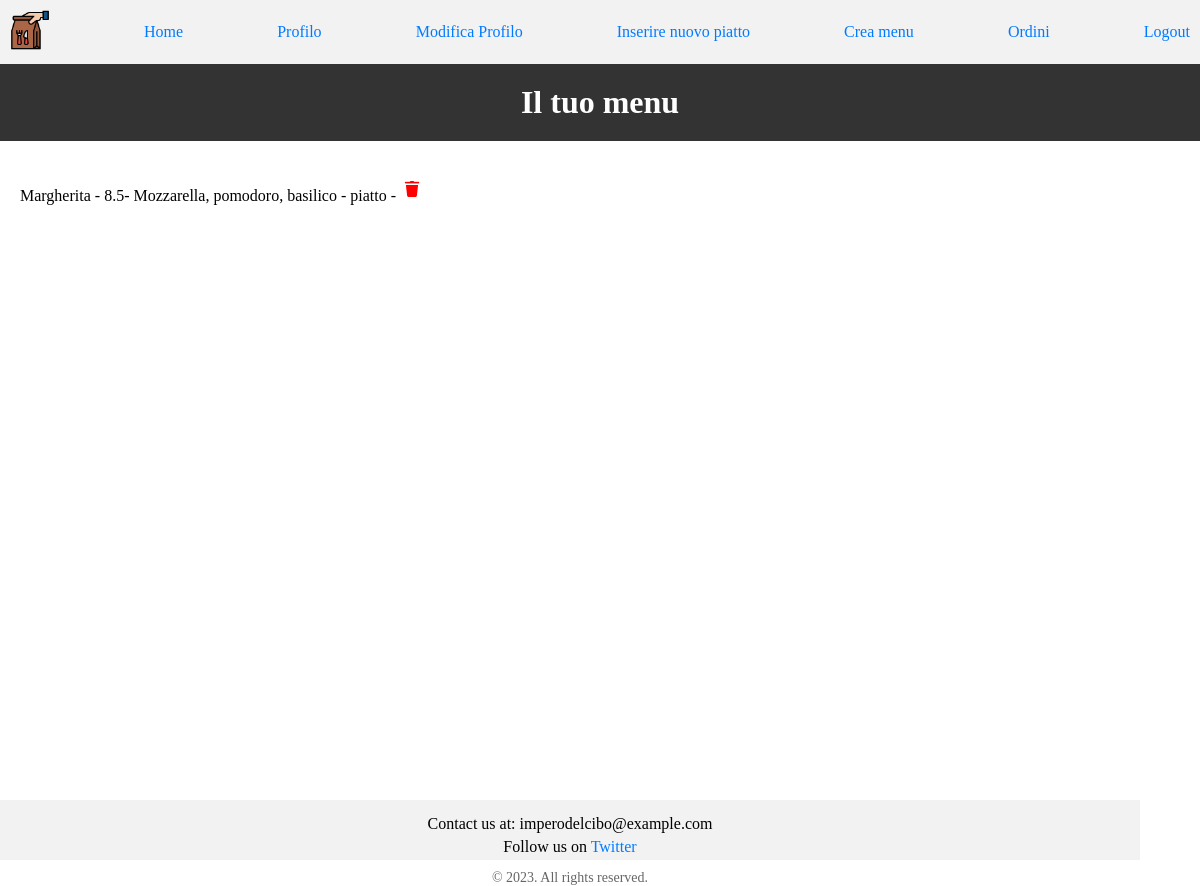
The app's page /applicativo/frontend/ristorante.php (signed in), older data.
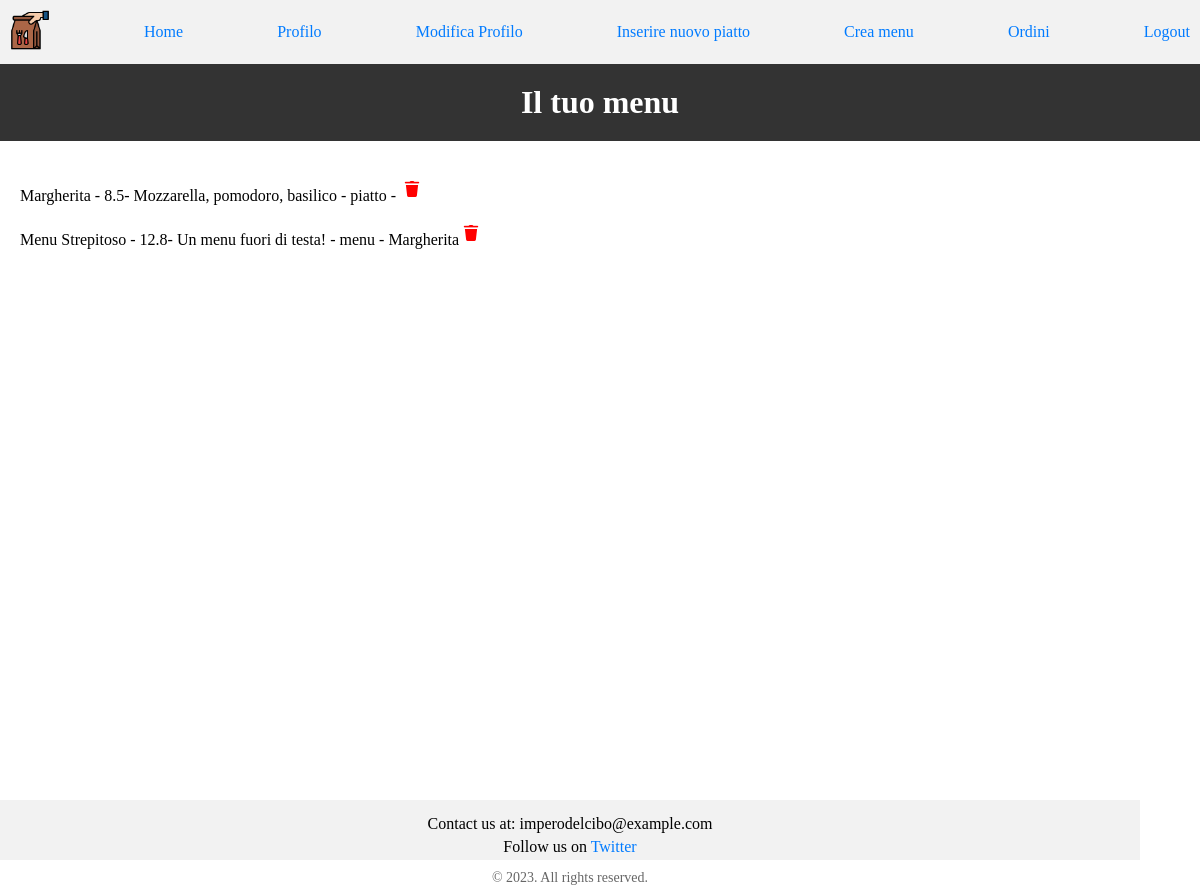
The same page, newer data.
### tables this page shows
CREATE TABLE `pietanza` (
  `nome` varchar(30) NOT NULL,
  `mail` varchar(40) NOT NULL,
  `prezzo` float(4,2) NOT NULL,
  `descrizione` tinytext NOT NULL,
  `tipo` enum('menu','piatto') NOT NULL,
  `elenco` tinytext DEFAULT NULL,
  `immagine` tinytext DEFAULT NULL
);

### applicativo/frontend/Ristorante.php (the view, shortened to what this page needs)
<?php
    include("../common/connessione.php");
?>
<!DOCTYPE html>
<html lang="it">
    <head>
        <link rel="stylesheet" type="text/css" href="../css/stile.css">
    </head>
    <body>
        <?php include("../common/navbar_ristorante.php"); ?>
        <h1>Il tuo menu</h1>
        <section class="page-content">
        <?php
        if (isset($_SESSION['utente'])) {
            $mail = $_SESSION['utente'];
            $stmt = $conn->prepare("SELECT nome,prezzo,descrizione,tipo,elenco,immagine FROM pietanza WHERE mail = ?");
            $stmt->bind_param("s", $mail);
            $stmt->execute();
            $result = $stmt->get_result();
            if ($result && $result->num_rows > 0) {
                while ($row = $result->fetch_assoc()) {
                    echo "<div class='menu-item'>";
                    echo "<p>{$row['nome']} - {$row['prezzo']}- {$row['descrizione']} - {$row['tipo']} - {$row['elenco']}";
                    echo "<img src='../immagini/delete-icon2.png' onclick=\"confirmDelete('{$row['nome']}', '{$row['prezzo']}', '{$row['descrizione']}')\" alt='Delete'></img></p>";
        ?>
                    <?php
                    echo "</div>";
                }
            } else {
                echo "No menu items found.";
            }
        } else {
            header("Location: ../login.php");
            exit();
        }
        ?>
    </section>
    </body>
</html>

### applicativo/common/navbar_ristorante.php
<!DOCTYPE html>
<html>
<div class="header">
        <div class="navbar">
            <li><img src="../images/MainIcon.png" height="40px"></li>
                <a href="ristorante.php">Home</a>
                <a href="profilo_ristorante.php">Profilo</a>
                <a href="modificaprofilo_ristorante.php">Modifica Profilo</a>
                <a href="inserisci_piatto.html">Inserire nuovo piatto</a>
                <a href="crea_menu.php">Crea menu</a>
                <a href="ordini_ristorante.php">Ordini</a>
                <a href="../common/logout.php">Logout</a>
            </div>
        </div>
<html>

### applicativo/css/stile.css (style rules this page uses)
body { padding: 0; margin: 0; padding-bottom: 60px; min-height: 100vh; position: relative; flex-direction: column; }
h1 { flex-grow: 1; background-color: #333; color: #fff; padding: 20px; text-align: center; margin: 0; }
a { color: #007bff; text-decoration: none; }
footer { background-color: #f2f2f2; padding: 10px; text-align: center; box-sizing: border-box; width: 95%; height: 60px; position: absolute; bottom: 0; }
.footer-content { margin-bottom: 10px; }
.footer-content p { margin: 5px 0; }
.footer-content a { text-decoration: none; color: #007bff; }
.copyright { font-size: 14px; color: #666; }
.navbar { display: flex; justify-content: space-between; align-items: center; padding: 10px; background-color: #f2f2f2; position: relative; }
.navbar li { list-style-type: none; }
.page-content { padding: 20px; width: 100%; box-sizing: border-box; }

Row changes from the older to the newer data that the page shows:
added pietanza: nome "Menu Strepitoso", prezzo "12.8", descrizione "Un menu fuori di testa!", tipo "menu", elenco "Margherita"
